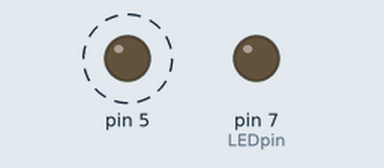
Simulated run of this sketch. Board: Arduino Uno, built with avr-gcc and run on an emulated ATmega328P. Shown: output pins drawn as LEDs (lit = HIGH). Dashed ring = blinking.

Above: at 0.5 s.
At 3.5 s:
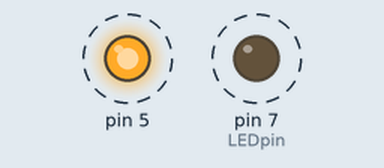
Timing chart, 0 to 4.6 s (numbered marks = the images above):
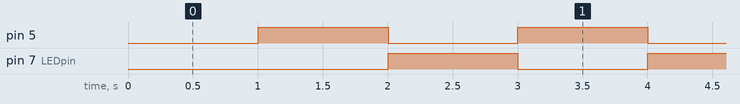

The sketch:

sketch_apr12c.ino
```cpp
int LEDpin=7;
unsigned long currentTime;
unsigned long prevTime=0;

void setup() {

  //i honestly really love having no clue whats going on
  pinMode(LEDpin, OUTPUT);
  pinMode(5,OUTPUT);

}

void loop() {

  currentTime=millis();

  if (currentTime-prevTime>1000) {
    digitalWrite(LEDpin,LOW);
    digitalWrite(5,HIGH);
  }

  if (currentTime-prevTime>2000) {
    prevTime=currentTime;
    digitalWrite(LEDpin, HIGH);
    digitalWrite(5,LOW);
  }


}
```

Measured:
- by itself, pin 5, pin 7 (LEDpin): alternates HIGH for 1.0 s and LOW for 1.0 s
